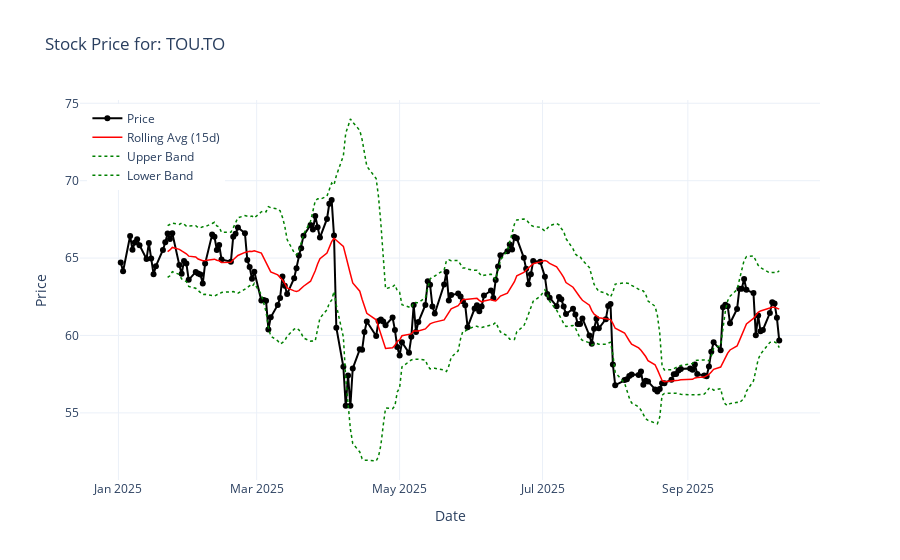

Notebook cell for this chart:
### Code cell
# calc indicators

df_plot = df.copy()

df_plot = df_plot[df_plot['date'] > '2025-01-01']

df_plot['rolling_avg'] = df_plot['close'].rolling(window=15).mean()
df_plot['upper_band'] = df_plot['rolling_avg'] + 2*df_plot['close'].rolling(window=15).std()
df_plot['lower_band'] = df_plot['rolling_avg'] - 2*df_plot['close'].rolling(window=15).std()



fig = plot_stock(df_plot, 
                 date_col='date', 
                 price_col='close',
                 indicators= {
                    'Rolling Avg (15d)': {'data': df_plot['rolling_avg'], 'color': 'red'},
                    'Upper Band': {'data': df_plot['upper_band'], 'color': 'green', 'dash': 'dot'},
                    'Lower Band': {'data': df_plot['lower_band'], 'color': 'green', 'dash': 'dot'}
                })
fig.show()

### Figure 1 — Plotly figure (JSON) as saved in the notebook; plotly's stock layout.template omitted (floating-point values rounded to 4 significant figures; data arrays with more than 128 entries replaced by an {"elided": "..."} marker saying what was removed)
{"data": [{"line": {"color": "black", "width": 2}, "mode": "lines+markers", "name": "Price", "type": "scatter", "x": {"elided": "196 str values"}, "y": {"elided": "196 float values"}}, {"line": {"color": "red", "dash": "solid", "width": 1.5}, "mode": "lines", "name": "Rolling Avg (15d)", "type": "scatter", "x": {"elided": "196 str values"}, "y": {"elided": "196 float values"}}, {"line": {"color": "green", "dash": "dot", "width": 1.5}, "mode": "lines", "name": "Upper Band", "type": "scatter", "x": {"elided": "196 str values"}, "y": {"elided": "196 float values"}}, {"line": {"color": "green", "dash": "dot", "width": 1.5}, "mode": "lines", "name": "Lower Band", "type": "scatter", "x": {"elided": "196 str values"}, "y": {"elided": "196 float values"}}], "layout": {"legend": {"x": 0.01, "y": 0.99}, "title": {"text": "Stock Price for: TOU.TO"}, "xaxis": {"title": {"text": "Date"}}, "yaxis": {"title": {"text": "Price"}}}}
